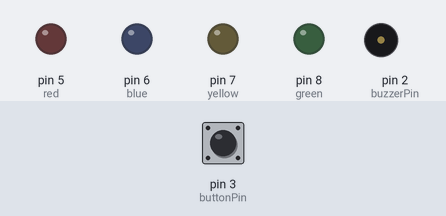
The sketch below on a simulated Arduino Uno, built with avr-gcc and run on an emulated ATmega328P. Shown: output pins drawn as LEDs (lit = HIGH), buzzer (waves = sounding). The test bench sets the inputs (shaded band); at power-on: pin 3 (buttonPin) LOW.

Above: at 1.2 s.
1.3 s: pin 3 (buttonPin) pulled HIGH for 0.15 s
At 5.34 s:
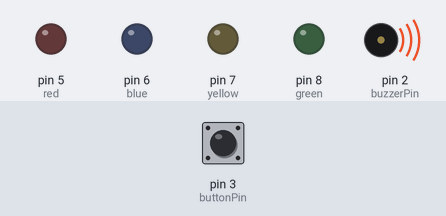
At 10.3 s:
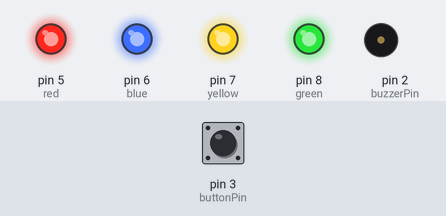
Timing chart, 0 to 12.0 s (numbered marks = the images above; inputs shaded):
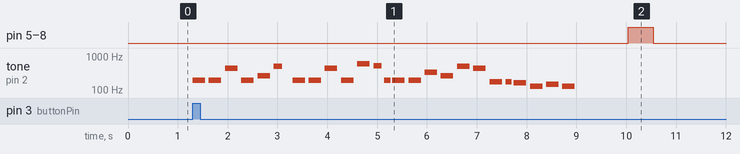

The sketch:

Arduino-Melody.ino
```cpp
/*
  Based on Tom Igoe's code
  http://www.arduino.cc/en/Tutorial/Tone
*/

#include "pitches.h"
const int buttonPin = 3;
const int buzzerPin = 2;
static int red = 5;
static int blue = 6;
static int yellow = 7;
static int green = 8;

// notes in the melody:
// use 0 for a rest
// put each measure on its own line
int buttonState = 0;
int melody[] = {
  NOTE_G3, NOTE_G3, NOTE_A4, NOTE_G3, NOTE_C4, NOTE_B4, 0,
  NOTE_G3, NOTE_G3, NOTE_A4, NOTE_G3, NOTE_D5, NOTE_C5,
  NOTE_G3, NOTE_G3,NOTE_G3, NOTE_E4, NOTE_C4, NOTE_B4, NOTE_A4,
  NOTE_F3, NOTE_F3, NOTE_E3, NOTE_C3, NOTE_D3, NOTE_C3

};

// note durations: 1 = whole note, 4 = quarter note, 8 = eighth note, etc.:
// be sure each note or rest in the melody above has a corresponding duration below
// put each measure on its own line
int noteDurations[] = {
  4, 4, 4, 4, 4, 6, 8,
  4, 4, 4, 4, 4, 6, 8,
  4, 4, 4, 4, 4, 4, 4, 8,
  4, 4, 4, 4, 4, 6, 8
};

// set the tempo
// a tempo of 60 is one beat per second
// a tempo of 120 would be twice as fast
int beatsPerMinute = 60;

void setup() {
pinMode(red, OUTPUT);
pinMode(blue, OUTPUT);
pinMode(yellow, OUTPUT);
pinMode(green, OUTPUT);
pinMode(buttonPin, INPUT);

}

void loop() {

  buttonState = digitalRead(buttonPin);

  if (buttonState == HIGH) {
    playSong();
    digitalWrite(red, HIGH);
    digitalWrite(blue, HIGH);
    digitalWrite(yellow, HIGH);
    digitalWrite(green, HIGH);
    delay(500);
  }   else {
    digitalWrite(red, LOW);
    digitalWrite(blue, LOW);
    digitalWrite(yellow, LOW);
    digitalWrite(green, LOW);
   }
}

void playSong(){
  // iterate over the notes of the melody:
  int len = sizeof(melody)/sizeof(melody[0]);
  for (int thisNote = 0; thisNote < len; thisNote++) {

    // to calculate the note duration, take one second divided by the note type.
    //e.g. quarter note = 1000 / 4, eighth note = 1000/8, etc.
    int noteDuration = static_cast<int>(1000 / noteDurations[thisNote] * 60 / beatsPerMinute);
    tone(buzzerPin, melody[thisNote], noteDuration);

    // to distinguish the notes, set a minimum time between them.
    // the note's duration + 30% seems to work well:
    int pauseBetweenNotes = noteDuration * 1.30;
    delay(pauseBetweenNotes);
    // stop the tone playing:
    noTone(buzzerPin);
  }
  // Pause before playing again
  delay(1000);
}
```

pitches.h
```cpp
/*************************************************
 * Public Constants
 *************************************************/

#define NOTE_B0  31
#define NOTE_C1  33
#define NOTE_CS1 35
#define NOTE_D1  37
#define NOTE_DS1 39
#define NOTE_E1  41
#define NOTE_F1  44
#define NOTE_FS1 46
#define NOTE_G1  49
#define NOTE_GS1 52
#define NOTE_A1  55
#define NOTE_AS1 58
#define NOTE_B1  62
#define NOTE_C2  65
#define NOTE_CS2 69
#define NOTE_D2  73
#define NOTE_DS2 78
#define NOTE_E2  82
#define NOTE_F2  87
#define NOTE_FS2 93
#define NOTE_G2  98
#define NOTE_GS2 104
#define NOTE_A2  110
#define NOTE_AS2 117
#define NOTE_B2  123
#define NOTE_C3  131
#define NOTE_CS3 139
#define NOTE_D3  147
#define NOTE_DS3 156
#define NOTE_E3  165
#define NOTE_F3  175
#define NOTE_FS3 185
#define NOTE_G3  196
#define NOTE_GS3 208
#define NOTE_A3  220
#define NOTE_AS3 233
#define NOTE_B3  247
#define NOTE_C4  262
#define NOTE_CS4 277
#define NOTE_D4  294
#define NOTE_DS4 311
#define NOTE_E4  330
#define NOTE_F4  349
#define NOTE_FS4 370
#define NOTE_G4  392
#define NOTE_GS4 415
#define NOTE_A4  440
#define NOTE_AS4 466
#define NOTE_B4  494
#define NOTE_C5  523
#define NOTE_CS5 554
#define NOTE_D5  587
#define NOTE_DS5 622
#define NOTE_E5  659
#define NOTE_F5  698
#define NOTE_FS5 740
#define NOTE_G5  784
#define NOTE_GS5 831
#define NOTE_A5  880
#define NOTE_AS5 932
#define NOTE_B5  988
#define NOTE_C6  1047
#define NOTE_CS6 1109
#define NOTE_D6  1175
#define NOTE_DS6 1245
#define NOTE_E6  1319
#define NOTE_F6  1397
#define NOTE_FS6 1480
#define NOTE_G6  1568
#define NOTE_GS6 1661
#define NOTE_A6  1760
#define NOTE_AS6 1865
#define NOTE_B6  1976
#define NOTE_C7  2093
#define NOTE_CS7 2217
#define NOTE_D7  2349
#define NOTE_DS7 2489
#define NOTE_E7  2637
#define NOTE_F7  2794
#define NOTE_FS7 2960
#define NOTE_G7  3136
#define NOTE_GS7 3322
#define NOTE_A7  3520
#define NOTE_AS7 3729
#define NOTE_B7  3951
#define NOTE_C8  4186
#define NOTE_CS8 4435
#define NOTE_D8  4699
#define NOTE_DS8 4978
```

Measured:
- after the input at 1.3 s, pin 5 (red), pin 6 (blue), pin 7 (yellow), pin 8 (green): LOW → HIGH after 8.7 s, → LOW 0.50 s later; tone on pin 2 (buzzerPin): plays 196 Hz for 0.25 s, 196 Hz for 0.25 s, 440 Hz for 0.25 s, 196 Hz for 0.25 s, 262 Hz for 0.25 s, 494 Hz for 0.17 s … (25 notes in this stretch), starting at once
